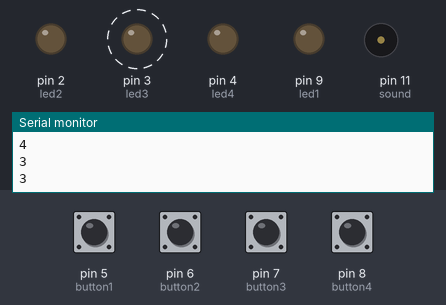
This sketch was run on a simulated Arduino Uno, built with avr-gcc and run on an emulated ATmega328P. On the bench: output pins drawn as LEDs (lit = HIGH), buzzer (waves = sounding), the last lines printed to the serial monitor. Dashed ring = blinking. The inputs (shaded band) are chosen by the test bench; at power-on: pin 5 (button1), pin 6 (button2), pin 7 (button3), pin 8 (button4) LOW. Random numbers use the default seed unless the sketch sets one. At 14.9 s the program stops and its outputs stay as they are.

Above: at 11.8 s.
11.9 s: pin 6 (button2) pulled HIGH for 0.3 s
At 13.7 s:
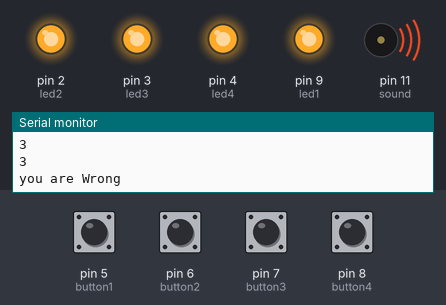
At 15.6 s:
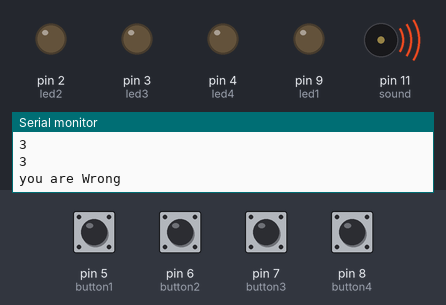
Timing chart, 0 to 16.4 s (numbered marks = the images above; inputs shaded):
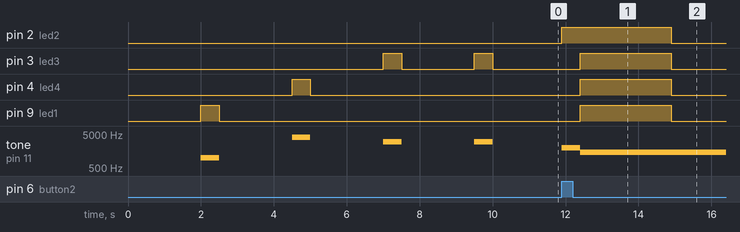

The sketch:

Final_project.ino
```cpp
const int led1 =9;
const int led2 =2;
const int led3 =3;
const int led4 =4;
const int button1 =5;
const int button2 =6;
const int button3 =7;
const int button4 =8;
int sound = 11;
 int button_mode1, button_mode2, button_mode3, button_mode4;
long randnum;
int t= 2000;
int arr[100];
int arr1[100];
int game_lvl =4;
int final_lvl =16;
void setup() {
  // put your setup code here, to run once:

pinMode(led1, OUTPUT);
pinMode(led2, OUTPUT);
pinMode(led3, OUTPUT);
pinMode(led4, OUTPUT);
pinMode(button1, INPUT);
pinMode(button2, INPUT);
pinMode(button3, INPUT);
pinMode(button4, INPUT);
pinMode(sound, OUTPUT);
Serial.begin(9600);
randomSeed(analogRead(0));


}
//turns on a random led by using the random function to generate a
//random number accociated with an LED.
void play_seq(int j){
  for(int i = 0; i<j;i++){

  randnum= random(1,5);
 delay(t);
  Serial.println(randnum);

    if(randnum ==1){
  digitalWrite(led1,HIGH);
  tone(sound, 1000);
  delay(t-1500);
  noTone(sound);
  digitalWrite(led1,LOW);
  }

  if(randnum ==2){
  digitalWrite(led2,HIGH);
  tone(sound, 2000);
  delay(t-1500);
  noTone(sound);
  digitalWrite(led2,LOW);
  }

  if(randnum ==3){
  digitalWrite(led3,HIGH);
  tone(sound, 3000);
  delay(t-1500);
  noTone(sound);
  digitalWrite(led3,LOW);
  }

  if(randnum ==4){
  digitalWrite(led4,HIGH);
  tone(sound, 4000);
  delay(t-1500);
  noTone(sound);
  digitalWrite(led4,LOW);
  }
  arr[i] = randnum;
}
}
// This function flashes the lights in sequence when the player
//guesses all the sequences right.
void win(){
  digitalWrite(led1,HIGH);
  delay(500);
  digitalWrite(led2,HIGH);
  delay(500);
  digitalWrite(led3,HIGH);
  delay(500);
  digitalWrite(led4,HIGH);
  delay(500);

 digitalWrite(led1,LOW);
 digitalWrite(led2,LOW);
 digitalWrite(led3,LOW);
 digitalWrite(led4,LOW);
}
// this is a lose functio that flashes all the lights
//and plays a long tone if someone loses
void lose(){
  for(int i=0; i<5; i++){
   digitalWrite(led1,HIGH);
   digitalWrite(led2,HIGH);
   digitalWrite(led3,HIGH);
   digitalWrite(led4,HIGH);
   tone(sound, 1433);
   delay(500);
 digitalWrite(led1,LOW);
 digitalWrite(led2,LOW);
 digitalWrite(led3,LOW);
 digitalWrite(led4,LOW);
  }
}


int guess_seq(){
 int x =0;
 button_mode1= digitalRead(button1);
button_mode2= digitalRead(button2);
button_mode3= digitalRead(button3);
button_mode4= digitalRead(button4);
  if(button_mode1==HIGH){
    digitalWrite(led1, HIGH);

    x=1;
   tone(sound, 1000);

  }
  else{
    digitalWrite(led1,LOW);
  }

  if(button_mode2==HIGH){
    digitalWrite(led2, HIGH);

     x=2;
  tone(sound, 2000);


  }
  else{
    digitalWrite(led2,LOW);
  }

  if(button_mode3==HIGH){
    digitalWrite(led3, HIGH);

        x=3;
    tone(sound, 3000);

  }
  else{
    digitalWrite(led3,LOW);
  }

if(button_mode4==HIGH){
    digitalWrite(led4, HIGH);

       x=4;
    tone(sound, 4000);
  }
  else{
    digitalWrite(led4,LOW);
  }


  return x;


}
// this function makes time for the LED to go off.
int check(){
  int b =0;
  if( digitalRead(led1)==HIGH){
    b=1;
  }
  if( digitalRead(led2)==HIGH){
    b=1;
  }
   if( digitalRead(led3)==HIGH){
    b=1;
  }
   if( digitalRead(led4)==HIGH){
    b=1;
  }
  return b;
}

void loop() {
  // put your main code here, to run repeatedly:
int a;
// the first for loop is for the level the person is on.
for(int k =0; k< final_lvl;k++){

  play_seq(game_lvl+k);
  delay(1000);
// this second for loop is for the player to guess the sequence
for(int i =0; i < game_lvl+k;i++){
while(guess_seq()==0){

}

a =guess_seq();
 while(check()==1){
delay(500);
noTone(sound);
digitalWrite(led1,LOW);
digitalWrite(led2,LOW);
digitalWrite(led3,LOW);
digitalWrite(led4,LOW);

}

if(a == arr[i]){
  Serial.println("you are Right");


}
else{
  Serial.println("you are Wrong");
  lose();
  exit(0);
}
}
win();
if(k%2 ==0){
  t-50;
  speeds();
}

 }

}

void speeds(){
  digitalWrite(led1, HIGH);
  digitalWrite(led2, HIGH);
  digitalWrite(led3, HIGH);
  digitalWrite(led4, HIGH);
  delay(500);
  digitalWrite(led1, LOW);
  digitalWrite(led2, LOW);
  digitalWrite(led3, LOW);
  digitalWrite(led4, LOW);
  delay(500);
  digitalWrite(led1, HIGH);
  digitalWrite(led2, HIGH);
  digitalWrite(led3, HIGH);
  digitalWrite(led4, HIGH);
  delay(500);
  digitalWrite(led1, LOW);
  digitalWrite(led2, LOW);
  digitalWrite(led3, LOW);
  digitalWrite(led4, LOW);
}
```

Measured:
- after the input at 11.9 s, pin 2 (led2): LOW → HIGH at once, → LOW 3.0 s later; pin 3 (led3), pin 4 (led4), pin 9 (led1): LOW → HIGH after 0.50 s, → LOW 2.5 s later; tone on pin 11 (sound): silent → 2000 Hz at once, → 1433 Hz 0.50 s later
- by itself, tone on pin 11 (sound): plays 1000 Hz for 0.50 s, 4000 Hz for 0.50 s, 3000 Hz for 0.50 s, 3000 Hz for 0.50 s
